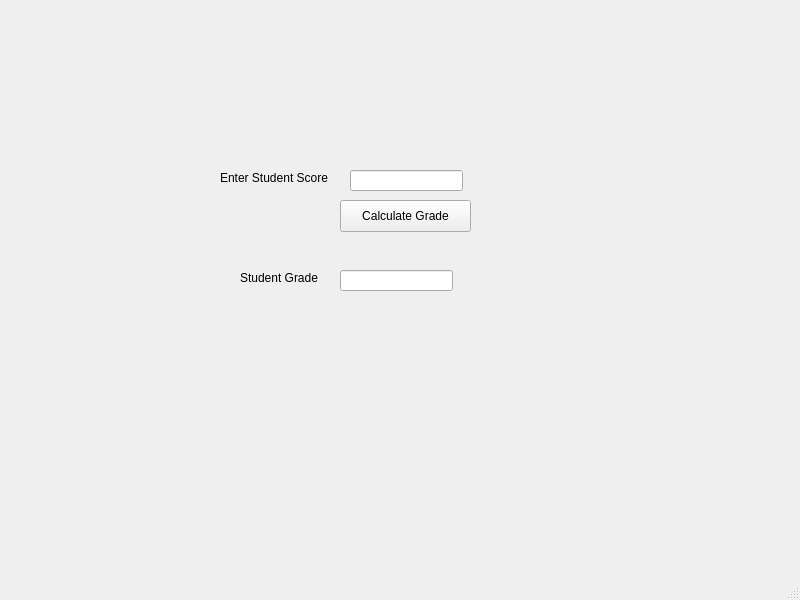
<?xml version="1.0" encoding="UTF-8"?>
<ui version="4.0">
 <class>gradeCalculator</class>
 <widget class="QMainWindow" name="gradeCalculator">
  <property name="geometry">
   <rect>
    <x>0</x>
    <y>0</y>
    <width>800</width>
    <height>600</height>
   </rect>
  </property>
  <property name="font">
   <font>
    <family>Arial</family>
    <pointsize>9</pointsize>
   </font>
  </property>
  <property name="windowTitle">
   <string>Grade Calculator</string>
  </property>
  <widget class="QWidget" name="centralwidget">
   <widget class="QLabel" name="lblScore">
    <property name="geometry">
     <rect>
      <x>220</x>
      <y>170</y>
      <width>121</width>
      <height>16</height>
     </rect>
    </property>
    <property name="text">
     <string>Enter Student Score</string>
    </property>
   </widget>
   <widget class="QLineEdit" name="txtScore">
    <property name="geometry">
     <rect>
      <x>350</x>
      <y>170</y>
      <width>113</width>
      <height>21</height>
     </rect>
    </property>
   </widget>
   <widget class="QPushButton" name="btnCalculate">
    <property name="geometry">
     <rect>
      <x>340</x>
      <y>200</y>
      <width>131</width>
      <height>32</height>
     </rect>
    </property>
    <property name="text">
     <string>Calculate Grade</string>
    </property>
   </widget>
   <widget class="QLabel" name="lblGrade">
    <property name="geometry">
     <rect>
      <x>240</x>
      <y>270</y>
      <width>91</width>
      <height>16</height>
     </rect>
    </property>
    <property name="text">
     <string>Student Grade</string>
    </property>
   </widget>
   <widget class="QLineEdit" name="txtGrade">
    <property name="geometry">
     <rect>
      <x>340</x>
      <y>270</y>
      <width>113</width>
      <height>21</height>
     </rect>
    </property>
    <property name="readOnly">
     <bool>true</bool>
    </property>
   </widget>
  </widget>
  <widget class="QMenuBar" name="menubar">
   <property name="geometry">
    <rect>
     <x>0</x>
     <y>0</y>
     <width>800</width>
     <height>43</height>
    </rect>
   </property>
  </widget>
  <widget class="QStatusBar" name="statusbar"/>
 </widget>
 <resources/>
 <connections/>
</ui>
